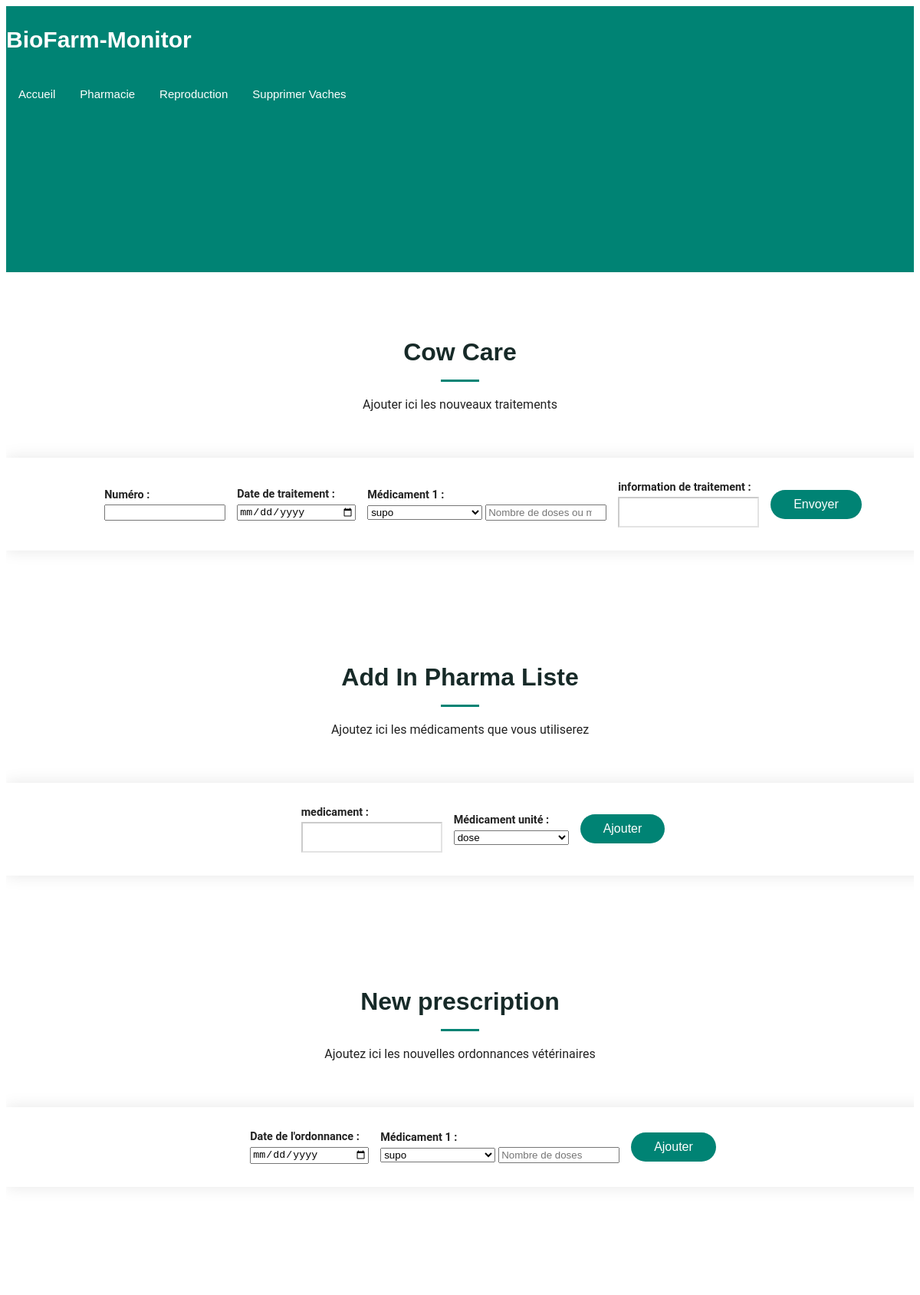
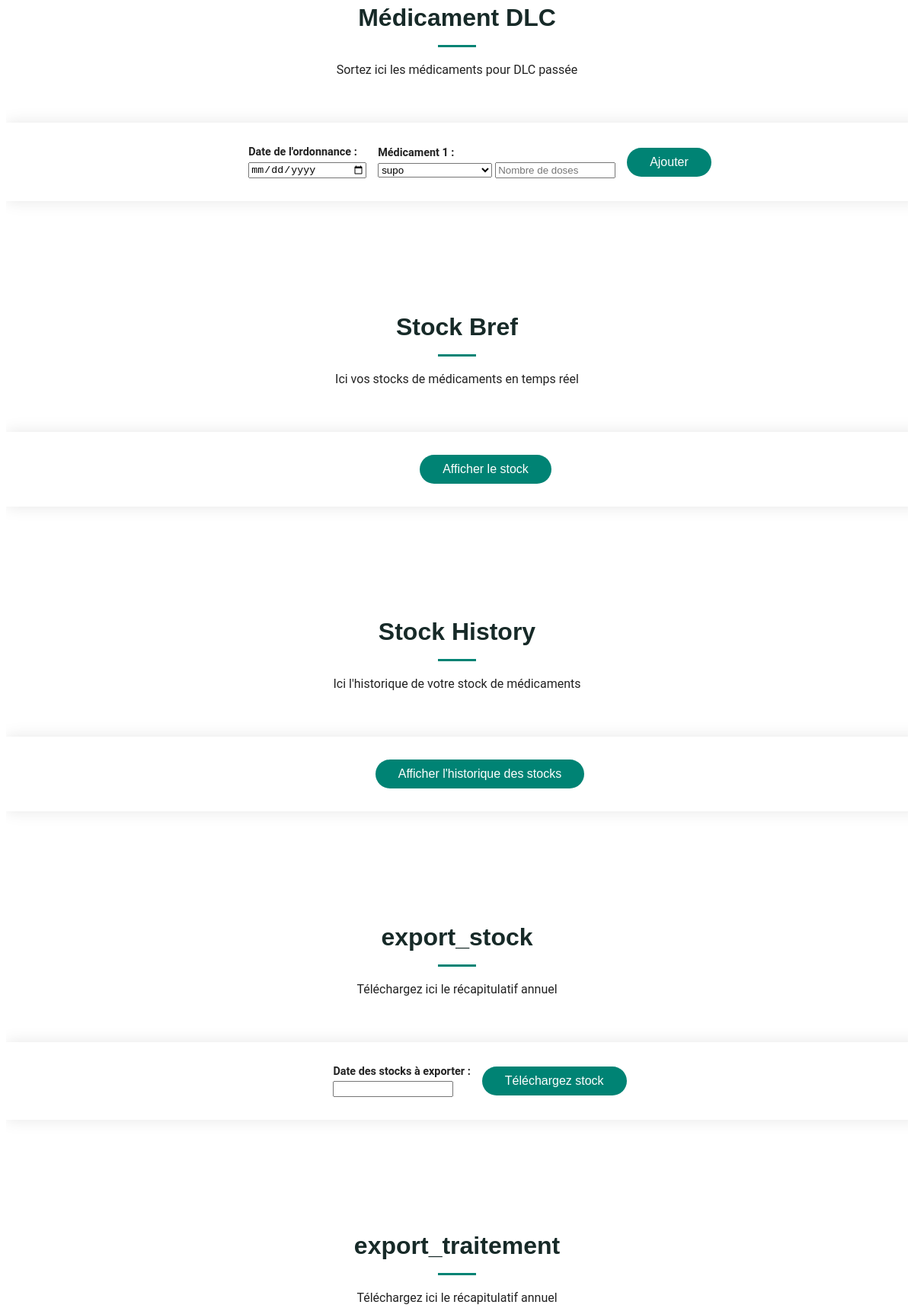
Screenshot of /pharmacie (upper part) with the database file from the repository (2 pictures, top to bottom).
### web_app/models.py (models this page shows, shortened)
class Prescription(db.Model):
    id = Column(Integer, primary_key=True)  # id Prescription
    date = Column(DATE)  # date de la Prescription
    care = Column(MutableDict.as_mutable(JSON), default=dict, nullable=False)
    dlc_left = Column(Boolean)

### web_app/views.py (the view)
@app.route("/pharmacie", methods=["GET"])
def pharmacie():
    return render_template("pharmacie.html")

### web_app/fonction.py (called while the page is built)
def get_pharma_list() -> Optional[list[str]]:
    return (
        pharma_list
        if (pharma_list := list(PrescriptionUntils.get_pharma_list().keys()))
        else None
    )

def get_pharma_len() -> int:
    return len(pharma_list) if (pharma_list := get_pharma_list()) else 0

### web_app/models.py (called while the page is built)
    @staticmethod
    def get_pharma_list() -> dict[str, int]:
        pharma_list: Prescription = Prescription.query.get(1)
        return pharma_list.care

### web_app/templates/pharmacie.html (shortened to what this page needs)
{% extends 'base.html' %}
{% block body_class %}
  "index-page"
{% endblock %}
{% block content %}
  <section id="Care" class="contact section">
    <div class="container section-title">
      <h2>Cow Care</h2>
      <p>Ajouter ici les nouveaux traitements</p>
    </div>
    <div class="container">
      <div class="row justify-content-center">
        <div class="col-lg-8">
          <form id="form-care" action="{{ url_for('update_care') }}" method="POST" enctype="multipart/form-data" class="ajax-form php-email-form">
            <div class="row gy-4">
              <div class="col-md-6">
                <label for="id" class="form-label">Numéro :</label>
                <input type="number" name="id" id="id" class="form-control" required />
              </div>
              <div class="col-md-6">
                <label for="care_date" class="form-label">Date de traitement :</label>
                <input type="date" name="care_date" id="care_date" class="form-control" required />
              </div>
              <div class="col-md-6">
                {% for nb_care in range(get_pharma_len()) %}
                  <label for="medic_{{ nb_care+1 }}" class="form-label">Médicament {{ nb_care+1 }} :</label>
                  <div class="row g-2 align-items-center mb-3">
                    <div class="col-md-6">
                      <select name="medic_{{ nb_care+1 }}" id="medic_{{ nb_care+1 }}" class="form-select">
                        {% for care in get_pharma_list() %}
                          <option value="{{ care }}">{{ care }}</option>
                        {% endfor %}
                      </select>
                      <input
                        type="number"
                        name="medic_{{ nb_care+1 }}_nb"
                        id="medic_{{ nb_care+1 }}_nb"
                        class="form-control"
                        placeholder="Nombre de doses ou ml"
                        min="1"
                      />
                    </div>
                  </div>
                {% endfor %}
              </div>
              <div class="col-md-6">
                <label for="care_info" class="form-label">information de traitement :</label>
                <input type="text" name="care_info" id="care_info" class="form-control" />
              </div>
              <div class="col-md-12 text-center">
                <button type="submit" class="btn btn-primary">Envoyer</button>
              </div>
            </div>
          </form>
        </div>
      </div>
    </div>
  </section>
  <section id="Pharma" class="contact section">
    <div class="container section-title">
      <h2>Add In Pharma Liste</h2>
      <p>Ajoutez ici les médicaments que vous utiliserez</p>
    </div>
    <div class="container">
      <div class="row justify-content-center">
        <div class="col-lg-8">
          <form id="form-pharma" action="{{ url_for('add_medic_in_pharma_list') }}" method="POST" enctype="multipart/form-data" class="ajax-form php-email-form">
            <div class="row gy-4">
              <div class="col-md-6">
                <label for="medic" class="form-label">medicament :</label>
                <input type="text" name="medic" id="medic" class="form-control" required />
              </div>
              <div class="row g-2 align-items-center mb-3">
                <div class="col-md-6">
                  <label for="medic_unit" class="form-label">Médicament unité :</label>
                  <select name="medic_unit" id="medic_unit" class="form-select">
                      <option value="dose">dose</option>
                  </select>
                </div>
              </div>
              <div class="col-md-12 text-center">
                <button type="submit" class="btn btn-primary">Ajouter</button>
              </div>
            </div>
          </form>
        </div>
      </div>
    </div>
  </section>
  <section id="prescription" class="contact section">
    <div class="container section-title">
      <h2>New prescription</h2>
      <p>Ajoutez ici les nouvelles ordonnances vétérinaires</p>
    </div>
    <div class="container">
      <div class="row justify-content-center">
        <div class="col-lg-8">
          <form id="form-prescription" action="{{ url_for('add_prescription') }}" method="POST" class="ajax-form php-email-form">
            <div class="row gy-4">
              <div class="col-md-6">
                <label for="prescription_date" class="form-label">Date de l'ordonnance :</label>
                <input type="date" name="prescription_date" id="prescription_date" class="form-control" required />
              </div>
              <div class="col-12">
                {% for nb_care in range(get_pharma_len()) %}
                  <label for="medic_{{ nb_care+1 }}" class="form-label">Médicament {{ nb_care+1 }} :</label>
                  <div class="row g-2 align-items-center mb-3">
                    <div class="col-md-6">
                      <select name="medic_{{ nb_care+1 }}" id="medic_{{ nb_care+1 }}" class="form-select">
                        {% for care in get_pharma_list() %}
                          <option value="{{ care }}">{{ care }}</option>
                        {% endfor %}
                      </select>
                      <input
                        type="number"
                        name="medic_{{ nb_care+1 }}_nb"
                        id="medic_{{ nb_care+1 }}_nb"
                        class="form-control"
                        placeholder="Nombre de doses"
                        min="1"
                      />
                    </div>
                  </div>
                {% endfor %}
              </div>
              <div class="col-md-12 text-center">
                <button type="submit" class="btn btn-primary">Ajouter</button>
              </div>
            </div>
          </form>
        </div>
      </div>
    </div>
  </section>
  <section id="dlc_left" class="contact section">
    <div class="container section-title">
      <h2>Médicament DLC</h2>
      <p>Sortez ici les médicaments pour DLC passée</p>
    </div>
    <div class="container">
      <div class="row justify-content-center">
        <div class="col-lg-8">
          <form id="form-dlc_left" action="{{ url_for('add_dlc_left') }}" method="POST" class="ajax-form php-email-form">
            <div class="row gy-4">
              <div class="col-md-6">
                <label for="prescription_date" class="form-label">Date de l'ordonnance :</label>
                <input type="date" name="prescription_date" id="prescription_date" class="form-control" required />
              </div>
              <div class="col-12">
                {% for nb_care in range(get_pharma_len()) %}
                  <label for="medic_{{ nb_care+1 }}" class="form-label">Médicament {{ nb_care+1 }} :</label>
                  <div class="row g-2 align-items-center mb-3">
                    <div class="col-md-6">
                      <select name="medic_{{ nb_care+1 }}" id="medic_{{ nb_care+1 }}" class="form-select">
                        {% for care in get_pharma_list() %}
                          <option value="{{ care }}">{{ care }}</option>
                        {% endfor %}
                      </select>
                      <input
                        type="number"
                        name="medic_{{ nb_care+1 }}_nb"
                        id="medic_{{ nb_care+1 }}_nb"
                        class="form-control"
                        placeholder="Nombre de doses"
                        min="1"
                      />
                    </div>
                  </div>
                {% endfor %}
              </div>
              <div class="col-md-12 text-center">
                <button type="submit" class="btn btn-primary">Ajouter</button>
              </div>
            </div>
          </form>
        </div>
      </div>
    </div>
  </section>
  <section id="stock_bref" class="contact section">
    <div class="container section-title">
      <h2>Stock Bref</h2>
      <p>Ici vos stocks de médicaments en temps réel</p>
    </div>
    <div class="container">
      <div class="row justify-content-center">
        <div class="col-lg-8">
          <div class="php-email-form">
            <div class="row gy-4">
              <div class="col-md-12 text-center">
                <button id="load-stock" class="btn btn-primary" type="submit">Afficher le stock</button>
              </div>
            </div>
          </div>
        </div>
      </div>
    </div>
  </section>
  <section id="stock_history" class="contact section">
    <div class="container section-title">
      <h2>Stock History</h2>
      <p>Ici l'historique de votre stock de médicaments</p>
    </div>
    <div class="container">
      <div class="row justify-content-center">
        <div class="col-lg-8">
          <div class="php-email-form">
            <div class="row gy-4">
              <div class="col-md-12 text-center">
                <a href="{{ url_for('stock_details') }}">
                    <button class="btn btn-primary" type="submit">
                    Afficher l'historique des stocks
                  </button>
                </a>
              </div>
            </div>
          </div>
        </div>
      </div>
    </div>
  </section>
  <section id="export_stock" class="contact section">
    <div class="container section-title">
      <h2>export_stock</h2>
      <p>Téléchargez ici le récapitulatif annuel</p>
    </div>
    <div class="container">
      <div class="row justify-content-center">
        <div class="col-lg-8">
          <form id="form-export_stock" action="{{ url_for('download') }}" method="POST" class="php-email-form" enctype="multipart/form-data">
            <div class="row gy-4">
              <div class="col-md-6">
                <label for="export_year" class="form-label">Date des stocks à exporter :</label>
                <input type="number" name="export_year" id="export_year" class="form-control" min="2000" max="2099"required />
              </div>
              <div class="col-md-12 text-center">
                <button type="submit" class="btn btn-primary">Téléchargez stock</button>
              </div>
            </div>
          </form>
        </div>
      </div>
    </div>
  </section>
  <section id="download_remaining_care" class="contact section">
    <div class="container section-title">
      <h2>export_traitement</h2>
      <p>Téléchargez ici le récapitulatif annuel</p>
    </div>
  </section>
{% endblock %}

### web_app/static/css/main.css (style rules this page uses)
:root { --default-font: "Roboto", system-ui, -apple-system, "Segoe UI", Roboto, "Helvetica Neue", Arial, "Noto Sans", "Liberation Sans", sans-serif, "Apple Color Emoji", "Segoe UI Emoji", "Segoe UI Symbol", "Noto Color Emoji"; --heading-font: "Montserrat", sans-serif; --nav-font: "Poppins", sans-serif; }
:root { --background-color: #ffffff; --default-color: #222222; --heading-color: #172a28; --accent-color: #008374; --surface-color: #ffffff; --contrast-color: #ffffff; }
:root { --nav-color: #ffffff; --nav-hover-color: #008374; --nav-mobile-background-color: #ffffff; --nav-dropdown-background-color: #ffffff; --nav-dropdown-color: #01433c; --nav-dropdown-hover-color: #008374; }
:root { scroll-behavior: smooth; }
body { color: var(--default-color); background-color: var(--background-color); font-family: var(--default-font); }
a { color: var(--accent-color); text-decoration: none; transition: 0.3s; }
h1, h2, h3, h4, h5, h6 { color: var(--heading-color); font-family: var(--heading-font); }
.php-email-form .row.gy-4 { display: flex; justify-content: center; align-items: center; gap: 15px; flex-wrap: nowrap; }
.php-email-form .col-md-6, .php-email-form .col-md-12.text-center { flex: none; width: auto; margin-bottom: 0; }
.php-email-form label { display: block; font-weight: 600; margin-bottom: 4px; font-size: 0.9rem; }
.php-email-form input, .php-email-form select { width: 150px; }
.php-email-form button { padding: 8px 20px; height: 38px; font-size: 1rem; align-self: flex-end; }
section, .section { color: var(--default-color); background-color: var(--background-color); padding: 60px 0; scroll-margin-top: 112px; overflow: clip; }
.section-title { text-align: center; padding-bottom: 60px; position: relative; }
.section-title h2 { font-size: 32px; font-weight: 700; margin-bottom: 20px; padding-bottom: 20px; position: relative; }
.section-title h2:after { content: ""; position: absolute; display: block; width: 50px; height: 3px; background: var(--accent-color); left: 0; right: 0; bottom: 0; margin: auto; }
.section-title p { margin-bottom: 0; }
.contact .php-email-form { background-color: var(--surface-color); box-shadow: 0px 0px 20px rgba(0, 0, 0, 0.1); width: 100%; height: 100%; padding: 30px; }
.contact .php-email-form input[type=text], .contact .php-email-form input[type=email], .contact .php-email-form textarea { font-size: 14px; padding: 10px 15px; box-shadow: none; border-radius: 0; color: var(--default-color); background-color: var(--surface-color); border-color: color-mix(in srgb, var(--default-color), transparent 80%); }
.contact .php-email-form input[type=text]::placeholder, .contact .php-email-form input[type=email]::placeholder, .contact .php-email-form textarea::placeholder { color: color-mix(in srgb, var(--default-color), transparent 70%); }
.contact .php-email-form button[type=submit] { color: var(--contrast-color); background: var(--accent-color); border: 0; padding: 10px 30px; transition: 0.4s; border-radius: 50px; }

### rows the page displays
Prescription: care "supo", care "supo", care "supo"

### other values shown
{{ nb_care+1 }} "1"
